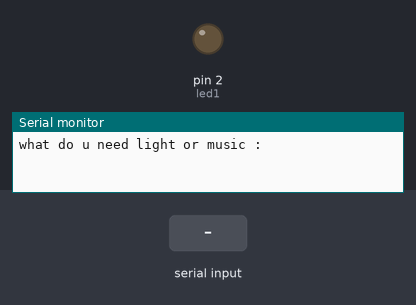
Recording of a sketch running on a simulated Arduino Uno, built with avr-gcc and run on an emulated ATmega328P. On the bench: output pins drawn as LEDs (lit = HIGH), the last lines printed to the serial monitor. The test bench sets the inputs (shaded band).

Above: at 1.2 s.
1.3 s: "music" received over Serial
3.8 s: "stop music" received over Serial
5.3 s: "light" received over Serial
7.8 s: "Room 2 on" received over Serial
At 10.0 s:
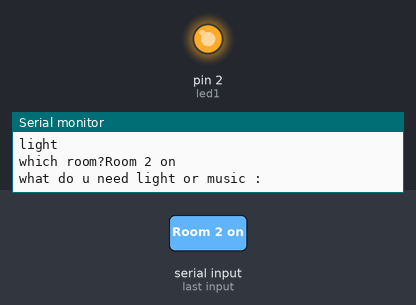
Timing chart, 0 to 11.3 s (numbered marks = the images above; inputs shaded):
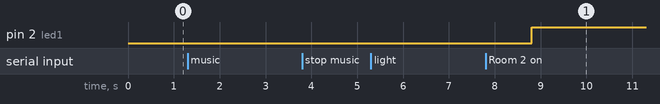

Measured:
- after the input at 7.8 s, pin 2 (led1): LOW → HIGH after 1.0 s

The sketch:

voice_control.ino
```cpp
/*
 * Discreption this progect is to control smart room with sound download this app for android
 * https://play.google.com/store/apps/details?id=appinventor.ai_cempehlivan92.Arduino_Sesli_Kontrol
 * the home consests of to rooms conected to relay
 * and sd card moudle
 * CS -> 10
 * SCK -> 13
 * MOSI -> 11
 * MISO-> 12
 * VCC -> +5v
 * GND-> Arduino's Ground
 * the spekear connected to PIN 9 in arduino and the other pin to the ground

*/
#include "SD.h" //SD card moudule
#define led 1   //first room lamb
#define led1 2   //Second room lamb
#define SD_ChipSelectPin 10  //PIN 10 in arduino
#include "TMRpcm.h" //this library is used with sounds
#include "SPI.h"  //SPI comm for Sd card

TMRpcm tmrpcm;
void setup() {
  pinMode(led,OUTPUT);
  pinMode(led1,OUTPUT);
 //Wire.begin();
tmrpcm.speakerPin=9; //the pin connected to the speaker
Serial.begin(9600);
  // put your setup code here, to run once:

}

void loop() {
  char num;
  lable1:
  Serial.println("what do u need light or music :");
   while(Serial.available()==0){} //stay in while loop until Serial recive any data
while(Serial.available()){
  String x =Serial.readString(); //to read a string from the Serial
  Serial.println(x);
  if(x=="music"){
    Serial.println("enter the num of the song:");
  while(Serial.available()==0){} //stay in while loop until Serial recive any data
    num=Serial.read();//to read a Char from the Serial
    Serial.println(num);
    if(num=='1'){
    tmrpcm.setVolume(6);
    tmrpcm.play("music_name.wav"); //start the song
    Serial.println("music_name.wav");
    Serial.println("press y to stop");
    }
    else if(num=='2'){
    tmrpcm.setVolume(6);
    tmrpcm.play("msuic_name1.wav");//start the song
    Serial.println("music_name1.wav");
    Serial.println("press y to stop");
    }
    while(Serial.available()==0){}
    String st=Serial.readString();
    if(st=="stop music"){ //say stop music to stop the music
      goto lable;
    }
    else{
      goto lable1;  // this function if the user enter any unkown word
    }
   }
   else if(num=='y'){
      lable:
  tmrpcm.stopPlayback();//say stop music to stop the
   Serial.println("stop music");
  }

  else if(x=="light"){
   roo:
   Serial.print("which room?"); //choose the room to turn one
    while(Serial.available()==0){} //stay in while loop until Serial recive any data
    String room=Serial.readString();
    if(room=="room1"){
  Serial.println("Room 1 on");
     digitalWrite(led,1); //turn on the room
      goto roo;
    }
    else if(room=="room off"){ //turn off both of the rooms
      digitalWrite(led,0);
      digitalWrite(led1,0);
       Serial.println("room of");
    }
      else if(room=="Room 2 on"){
      digitalWrite(led1,1); //turn on the room
     //   Wire.beginTransmission(2);
      //Wire.write('2');
   // Wire.endTransmission();
       Serial.println("Room 2 on");
    }
  }


  }
}
```
